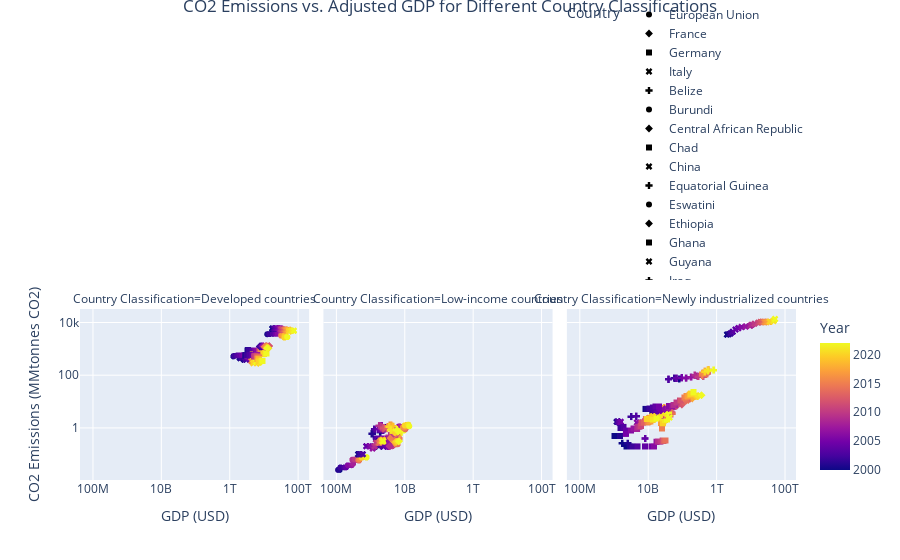

Here is the notebook cell this chart was saved with:
### Code cell
fig = px.scatter(
    groups_df[groups_df["Country Classification"].isin(["Newly industrialized countries", "Developed countries", "Low-income countries"])],
    x="Adjusted GDP", 
    y="Emissions", 
    log_x=True, 
    log_y=True, 
    symbol="Country",
    color="Year",  
    facet_col="Country Classification",  
    facet_col_wrap=3,  # Adjust wrap to match the number of subplots
    height=500  # Reduce height since all subplots are in one row
)

# Update layout to apply axis titles and add spacing between title and legend
fig.update_layout(
    title="CO2 Emissions vs. Adjusted GDP for Different Country Classifications",
    title_x=0.5,  # Centers the title
    title_y=1.0,  # Adjust the vertical position of the title
    legend=dict(
        orientation="h", 
        yanchor="bottom", 
        y=1.1,  # Moves the legend below the plot
        xanchor="right",  
        x=1  
    ),
    yaxis_title="CO2 Emissions (MMtonnes CO2)", 
    xaxis_title="GDP (USD)",  # This applies to all facets
    height=700 
)

# Apply the x-axis title across all subplots
fig.update_xaxes(title_text="GDP (USD)")  # Set the x-axis title for all subplots

fig.show()

### Figure 1 — Plotly figure (JSON) as saved in the notebook; plotly's stock layout.template omitted (floating-point values rounded to 4 significant figures; data arrays with more than 128 entries replaced by an {"elided": "..."} marker saying what was removed)
{"data": [{"hovertemplate": "Country=European Union<br>Country Classification=Developed countries<br>Adjusted GDP=%{x}<br>Emissions=%{y}<br>Year=%{marker.color}<extra></extra>", "legendgroup": "European Union", "marker": {"color": {"elided": "529 int values"}, "coloraxis": "coloraxis", "symbol": "circle"}, "mode": "markers", "name": "European Union", "showlegend": true, "type": "scattergl", "x": {"elided": "529 float values"}, "xaxis": "x", "y": {"elided": "529 float values"}, "yaxis": "y"}, {"hovertemplate": "Country=France<br>Country Classification=Developed countries<br>Adjusted GDP=%{x}<br>Emissions=%{y}<br>Year=%{marker.color}<extra></extra>", "legendgroup": "France", "marker": {"color": {"elided": "529 int values"}, "coloraxis": "coloraxis", "symbol": "diamond"}, "mode": "markers", "name": "France", "showlegend": true, "type": "scattergl", "x": {"elided": "529 float values"}, "xaxis": "x", "y": {"elided": "529 float values"}, "yaxis": "y"}, {"hovertemplate": "Country=Germany<br>Country Classification=Developed countries<br>Adjusted GDP=%{x}<br>Emissions=%{y}<br>Year=%{marker.color}<extra></extra>", "legendgroup": "Germany", "marker": {"color": {"elided": "529 int values"}, "coloraxis": "coloraxis", "symbol": "square"}, "mode": "markers", "name": "Germany", "showlegend": true, "type": "scattergl", "x": {"elided": "529 float values"}, "xaxis": "x", "y": {"elided": "529 float values"}, "yaxis": "y"}, {"hovertemplate": "Country=Italy<br>Country Classification=Developed countries<br>Adjusted GDP=%{x}<br>Emissions=%{y}<br>Year=%{marker.color}<extra></extra>", "legendgroup": "Italy", "marker": {"color": {"elided": "529 int values"}, "coloraxis": "coloraxis", "symbol": "x"}, "mode": "markers", "name": "Italy", "showlegend": true, "type": "scattergl", "x": {"elided": "529 int values"}, "xaxis": "x", "y": {"elided": "529 float values"}, "yaxis": "y"}, {"hovertemplate": "Country=Belize<br>Country Classification=Low-income countries<br>Adjusted GDP=%{x}<br>Emissions=%{y}<br>Year=%{marker.color}<extra></extra>", "legendgroup": "Belize", "marker": {"color": {"elided": "529 int values"}, "coloraxis": "coloraxis", "symbol": "cross"}, "mode": "markers", "name": "Belize", "showlegend": true, "type": "scattergl", "x": {"elided": "529 float values"}, "xaxis": "x2", "y": {"elided": "529 float values"}, "yaxis": "y2"}, {"hovertemplate": "Country=Burundi<br>Country Classification=Low-income countries<br>Adjusted GDP=%{x}<br>Emissions=%{y}<br>Year=%{marker.color}<extra></extra>", "legendgroup": "Burundi", "marker": {"color": {"elided": "529 int values"}, "coloraxis": "coloraxis", "symbol": "circle"}, "mode": "markers", "name": "Burundi", "showlegend": true, "type": "scattergl", "x": {"elided": "529 float values"}, "xaxis": "x2", "y": {"elided": "529 float values"}, "yaxis": "y2"}, {"hovertemplate": "Country=Central African Republic<br>Country Classification=Low-income countries<br>Adjusted GDP=%{x}<br>Emissions=%{y}<br>Year=%{marker.color}<extra></extra>", "legendgroup": "Central African Republic", "marker": {"color": {"elided": "529 int values"}, "coloraxis": "coloraxis", "symbol": "diamond"}, "mode": "markers", "name": "Central African Republic", "showlegend": true, "type": "scattergl", "x": {"elided": "529 float values"}, "xaxis": "x2", "y": {"elided": "529 float values"}, "yaxis": "y2"}, {"hovertemplate": "Country=Chad<br>Country Classification=Newly industrialized countries<br>Adjusted GDP=%{x}<br>Emissions=%{y}<br>Year=%{marker.color}<extra></extra>", "legendgroup": "Chad", "marker": {"color": {"elided": "529 int values"}, "coloraxis": "coloraxis", "symbol": "square"}, "mode": "markers", "name": "Chad", "showlegend": true, "type": "scattergl", "x": {"elided": "529 float values"}, "xaxis": "x3", "y": {"elided": "529 float values"}, "yaxis": "y3"}, {"hovertemplate": "Country=China<br>Country Classification=Newly industrialized countries<br>Adjusted GDP=%{x}<br>Emissions=%{y}<br>Year=%{marker.color}<extra></extra>", "legendgroup": "China", "marker": {"color": {"elided": "529 int values"}, "coloraxis": "coloraxis", "symbol": "x"}, "mode": "markers", "name": "China", "showlegend": true, "type": "scattergl", "x": {"elided": "529 int values"}, "xaxis": "x3", "y": {"elided": "529 float values"}, "yaxis": "y3"}, {"hovertemplate": "Country=Equatorial Guinea<br>Country Classification=Newly industrialized countries<br>Adjusted GDP=%{x}<br>Emissions=%{y}<br>Year=%{marker.color}<extra></extra>", "legendgroup": "Equatorial Guinea", "marker": {"color": {"elided": "529 int values"}, "coloraxis": "coloraxis", "symbol": "cross"}, "mode": "markers", "name": "Equatorial Guinea", "showlegend": true, "type": "scattergl", "x": {"elided": "529 float values"}, "xaxis": "x3", "y": {"elided": "529 float values"}, "yaxis": "y3"}, {"hovertemplate": "Country=Eswatini<br>Country Classification=Low-income countries<br>Adjusted GDP=%{x}<br>Emissions=%{y}<br>Year=%{marker.color}<extra></extra>", "legendgroup": "Eswatini", "marker": {"color": {"elided": "529 int values"}, "coloraxis": "coloraxis", "symbol": "circle"}, "mode": "markers", "name": "Eswatini", "showlegend": true, "type": "scattergl", "x": {"elided": "529 float values"}, "xaxis": "x2", "y": {"elided": "529 float values"}, "yaxis": "y2"}, {"hovertemplate": "Country=Ethiopia<br>Country Classification=Newly industrialized countries<br>Adjusted GDP=%{x}<br>Emissions=%{y}<br>Year=%{marker.color}<extra></extra>", "legendgroup": "Ethiopia", "marker": {"color": {"elided": "529 int values"}, "coloraxis": "coloraxis", "symbol": "diamond"}, "mode": "markers", "name": "Ethiopia", "showlegend": true, "type": "scattergl", "x": {"elided": "529 float values"}, "xaxis": "x3", "y": {"elided": "529 float values"}, "yaxis": "y3"}, {"hovertemplate": "Country=Ghana<br>Country Classification=Newly industrialized countries<br>Adjusted GDP=%{x}<br>Emissions=%{y}<br>Year=%{marker.color}<extra></extra>", "legendgroup": "Ghana", "marker": {"color": {"elided": "529 int values"}, "coloraxis": "coloraxis", "symbol": "square"}, "mode": "markers", "name": "Ghana", "showlegend": true, "type": "scattergl", "x": {"elided": "529 float values"}, "xaxis": "x3", "y": {"elided": "529 float values"}, "yaxis": "y3"}, {"hovertemplate": "Country=Guyana<br>Country Classification=Newly industrialized countries<br>Adjusted GDP=%{x}<br>Emissions=%{y}<br>Year=%{marker.color}<extra></extra>", "legendgroup": "Guyana", "marker": {"color": {"elided": "529 int values"}, "coloraxis": "coloraxis", "symbol": "x"}, "mode": "markers", "name": "Guyana", "showlegend": true, "type": "scattergl", "x": {"elided": "529 float values"}, "xaxis": "x3", "y": {"elided": "529 float values"}, "yaxis": "y3"}, {"hovertemplate": "Country=Iraq<br>Country Classification=Newly industrialized countries<br>Adjusted GDP=%{x}<br>Emissions=%{y}<br>Year=%{marker.color}<extra></extra>", "legendgroup": "Iraq", "marker": {"color": {"elided": "529 int values"}, "coloraxis": "coloraxis", "symbol": "cross"}, "mode": "markers", "name": "Iraq", "showlegend": true, "type": "scattergl", "x": {"elided": "529 float values"}, "xaxis": "x3", "y": {"elided": "529 float values"}, "yaxis": "y3"}, {"hovertemplate": "Country=Kiribati<br>Country Classification=Low-income countries<br>Adjusted GDP=%{x}<br>Emissions=%{y}<br>Year=%{marker.color}<extra></extra>", "legendgroup": "Kiribati", "marker": {"color": {"elided": "529 int values"}, "coloraxis": "coloraxis", "symbol": "circle"}, "mode": "markers", "name": "Kiribati", "showlegend": true, "type": "scattergl", "x": {"elided": "529 float values"}, "xaxis": "x2", "y": {"elided": "529 float values"}, "yaxis": "y2"}, {"hovertemplate": "Country=Lesotho<br>Country Classification=Low-income countries<br>Adjusted GDP=%{x}<br>Emissions=%{y}<br>Year=%{marker.color}<extra></extra>", "legendgroup": "Lesotho", "marker": {"color": {"elided": "529 int values"}, "coloraxis": "coloraxis", "symbol": "diamond"}, "mode": "markers", "name": "Lesotho", "showlegend": true, "type": "scattergl", "x": {"elided": "529 float values"}, "xaxis": "x2", "y": {"elided": "529 float values"}, "yaxis": "y2"}, {"hovertemplate": "Country=Maldives<br>Country Classification=Newly industrialized countries<br>Adjusted GDP=%{x}<br>Emissions=%{y}<br>Year=%{marker.color}<extra></extra>", "legendgroup": "Maldives", "marker": {"color": {"elided": "529 int values"}, "coloraxis": "coloraxis", "symbol": "square"}, "mode": "markers", "name": "Maldives", "showlegend": true, "type": "scattergl", "x": {"elided": "529 float values"}, "xaxis": "x3", "y": {"elided": "529 float values"}, "yaxis": "y3"}, {"hovertemplate": "Country=Samoa<br>Country Classification=Low-income countries<br>Adjusted GDP=%{x}<br>Emissions=%{y}<br>Year=%{marker.color}<extra></extra>", "legendgroup": "Samoa", "marker": {"color": {"elided": "529 int values"}, "coloraxis": "coloraxis", "symbol": "x"}, "mode": "markers", "name": "Samoa", "showlegend": true, "type": "scattergl", "x": {"elided": "529 float values"}, "xaxis": "x2", "y": {"elided": "529 float values"}, "yaxis": "y2"}, {"hovertemplate": "Country=Seychelles<br>Country Classification=Low-income countries<br>Adjusted GDP=%{x}<br>Emissions=%{y}<br>Year=%{marker.color}<extra></extra>", "legendgroup": "Seychelles", "marker": {"color": {"elided": "529 int values"}, "coloraxis": "coloraxis", "symbol": "cross"}, "mode": "markers", "name": "Seychelles", "showlegend": true, "type": "scattergl", "x": {"elided": "529 float values"}, "xaxis": "x2", "y": {"elided": "529 float values"}, "yaxis": "y2"}, {"hovertemplate": "Country=Canada<br>Country Classification=Developed countries<br>Adjusted GDP=%{x}<br>Emissions=%{y}<br>Year=%{marker.color}<extra></extra>", "legendgroup": "Canada", "marker": {"color": {"elided": "529 int values"}, "coloraxis": "coloraxis", "symbol": "circle"}, "mode": "markers", "name": "Canada", "showlegend": true, "type": "scattergl", "x": {"elided": "529 float values"}, "xaxis": "x", "y": {"elided": "529 float values"}, "yaxis": "y"}, {"hovertemplate": "Country=Japan<br>Country Classification=Developed countries<br>Adjusted GDP=%{x}<br>Emissions=%{y}<br>Year=%{marker.color}<extra></extra>", "legendgroup": "Japan", "marker": {"color": {"elided": "529 int values"}, "coloraxis": "coloraxis", "symbol": "diamond"}, "mode": "markers", "name": "Japan", "showlegend": true, "type": "scattergl", "x": {"elided": "529 float values"}, "xaxis": "x", "y": {"elided": "529 float values"}, "yaxis": "y"}, {"hovertemplate": "Country=United Kingdom<br>Country Classification=Developed countries<br>Adjusted GDP=%{x}<br>Emissions=%{y}<br>Year=%{marker.color}<extra></extra>", "legendgroup": "United Kingdom", "marker": {"color": {"elided": "529 int values"}, "coloraxis": "coloraxis", "symbol": "square"}, "mode": "markers", "name": "United Kingdom", "showlegend": true, "type": "scattergl", "x": {"elided": "529 float values"}, "xaxis": "x", "y": {"elided": "529 float values"}, "yaxis": "y"}, {"hovertemplate": "Country=United States<br>Country Classification=Developed countries<br>Adjusted GDP=%{x}<br>Emissions=%{y}<br>Year=%{marker.color}<extra></extra>", "legendgroup": "United States", "marker": {"color": {"elided": "529 int values"}, "coloraxis": "coloraxis", "symbol": "x"}, "mode": "markers", "name": "United States", "showlegend": true, "type": "scattergl", "x": {"elided": "529 int values"}, "xaxis": "x", "y": {"elided": "529 float values"}, "yaxis": "y"}], "layout": {"annotations": [{"font": {}, "showarrow": false, "text": "Country Classification=Developed countries", "x": 0.16, "xanchor": "center", "xref": "paper", "y": 1, "yanchor": "bottom", "yref": "paper"}, {"font": {}, "showarrow": false, "text": "Country Classification=Low-income countries", "x": 0.5, "xanchor": "center", "xref": "paper", "y": 1, "yanchor": "bottom", "yref": "paper"}, {"font": {}, "showarrow": false, "text": "Country Classification=Newly industrialized countries", "x": 0.84, "xanchor": "center", "xref": "paper", "y": 1, "yanchor": "bottom", "yref": "paper"}], "autosize": true, "coloraxis": {"colorbar": {"title": {"text": "Year"}}, "colorscale": [[0, "#0d0887"], [0.1111, "#46039f"], [0.2222, "#7201a8"], [0.3333, "#9c179e"], [0.4444, "#bd3786"], [0.5556, "#d8576b"], [0.6667, "#ed7953"], [0.7778, "#fb9f3a"], [0.8889, "#fdca26"], [1, "#f0f921"]]}, "legend": {"orientation": "h", "title": {"text": "Country"}, "tracegroupgap": 0, "x": 1, "xanchor": "right", "y": 1.1, "yanchor": "bottom"}, "margin": {"t": 60}, "title": {"text": "CO2 Emissions vs. Adjusted GDP for Different Country Classifications", "x": 0.5, "y": 1}, "xaxis": {"anchor": "y", "autorange": true, "domain": [0, 0.32], "range": [7.568, 14.37], "title": {"text": "GDP (USD)"}, "type": "log"}, "xaxis2": {"anchor": "y2", "autorange": true, "domain": [0.34, 0.66], "matches": "x", "range": [7.568, 14.37], "title": {"text": "GDP (USD)"}, "type": "log"}, "xaxis3": {"anchor": "y3", "autorange": true, "domain": [0.68, 1.0], "matches": "x", "range": [7.568, 14.37], "title": {"text": "GDP (USD)"}, "type": "log"}, "yaxis": {"anchor": "x", "autorange": true, "domain": [0, 1], "range": [-1.974, 4.51], "title": {"text": "CO2 Emissions (MMtonnes CO2)"}, "type": "log"}, "yaxis2": {"anchor": "x2", "autorange": true, "domain": [0, 1], "matches": "y", "range": [-1.974, 4.51], "showticklabels": false, "type": "log"}, "yaxis3": {"anchor": "x3", "autorange": true, "domain": [0, 1], "matches": "y", "range": [-1.974, 4.51], "showticklabels": false, "type": "log"}}}
